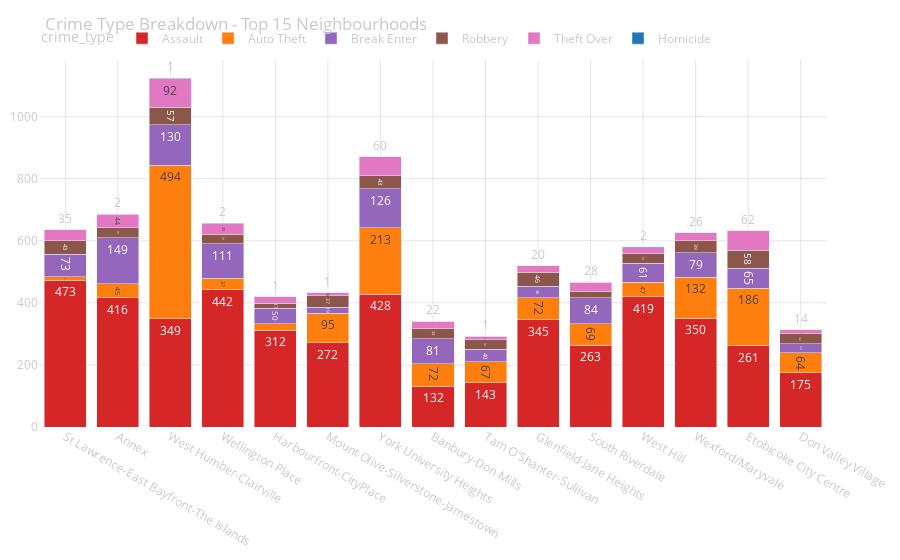

Write notebook code for a chart like this one.
### Markdown cell above
## 2. Data Visualization

### Figure Factory

Uses `create_stacked_bar` from `portfolio_app.figures.toronto.bar_charts`.

### Code cell
import sys

sys.path.insert(0, "../..")

from portfolio_app.figures.toronto.bar_charts import create_stacked_bar

fig = create_stacked_bar(
    data=data,
    x_column="neighbourhood_name",
    value_column="count",
    category_column="crime_type",
    title="Crime Type Breakdown - Top 15 Neighbourhoods",
    color_map={
        "Assault": "#d62728",
        "Auto Theft": "#ff7f0e",
        "Break Enter": "#9467bd",
        "Robbery": "#8c564b",
        "Theft Over": "#e377c2",
        "Homicide": "#1f77b4",
    },
)

fig.show()

### Figure 1 — Plotly figure (JSON) as saved in the notebook; plotly's stock layout.template omitted (floating-point values rounded to 4 significant figures)
{"data": [{"hovertemplate": "crime_type=Assault<br>neighbourhood_name=%{x}<br>count=%{text}<extra></extra>", "legendgroup": "Assault", "marker": {"color": "#d62728", "pattern": {"shape": ""}}, "name": "Assault", "orientation": "v", "showlegend": true, "text": [473.0, 416.0, 349.0, 442.0, 312.0, 272.0, 428.0, 132.0, 143.0, 345.0, 263.0, 419.0, 350.0, 261.0, 175.0], "textposition": "auto", "type": "bar", "x": ["St Lawrence-East Bayfront-The Islands", "Annex", "West Humber-Clairville", "Wellington Place", "Harbourfront-CityPlace", "Mount Olive-Silverstone-Jamestown", "York University Heights", "Banbury-Don Mills", "Tam O'Shanter-Sullivan", "Glenfield-Jane Heights", "South Riverdale", "West Hill", "Wexford/Maryvale", "Etobicoke City Centre", "Don Valley Village"], "xaxis": "x", "y": [473, 416, 349, 442, 312, 272, 428, 132, 143, 345, 263, 419, 350, 261, 175], "yaxis": "y"}, {"hovertemplate": "crime_type=Auto Theft<br>neighbourhood_name=%{x}<br>count=%{text}<extra></extra>", "legendgroup": "Auto Theft", "marker": {"color": "#ff7f0e", "pattern": {"shape": ""}}, "name": "Auto Theft", "orientation": "v", "showlegend": true, "text": [11.0, 45.0, 494.0, 37.0, 20.0, 95.0, 213.0, 72.0, 67.0, 72.0, 69.0, 47.0, 132.0, 186.0, 64.0], "textposition": "auto", "type": "bar", "x": ["St Lawrence-East Bayfront-The Islands", "Annex", "West Humber-Clairville", "Wellington Place", "Harbourfront-CityPlace", "Mount Olive-Silverstone-Jamestown", "York University Heights", "Banbury-Don Mills", "Tam O'Shanter-Sullivan", "Glenfield-Jane Heights", "South Riverdale", "West Hill", "Wexford/Maryvale", "Etobicoke City Centre", "Don Valley Village"], "xaxis": "x", "y": [11, 45, 494, 37, 20, 95, 213, 72, 67, 72, 69, 47, 132, 186, 64], "yaxis": "y"}, {"hovertemplate": "crime_type=Break Enter<br>neighbourhood_name=%{x}<br>count=%{text}<extra></extra>", "legendgroup": "Break Enter", "marker": {"color": "#9467bd", "pattern": {"shape": ""}}, "name": "Break Enter", "orientation": "v", "showlegend": true, "text": [73.0, 149.0, 130.0, 111.0, 50.0, 19.0, 126.0, 81.0, 40.0, 36.0, 84.0, 61.0, 79.0, 65.0, 29.0], "textposition": "auto", "type": "bar", "x": ["St Lawrence-East Bayfront-The Islands", "Annex", "West Humber-Clairville", "Wellington Place", "Harbourfront-CityPlace", "Mount Olive-Silverstone-Jamestown", "York University Heights", "Banbury-Don Mills", "Tam O'Shanter-Sullivan", "Glenfield-Jane Heights", "South Riverdale", "West Hill", "Wexford/Maryvale", "Etobicoke City Centre", "Don Valley Village"], "xaxis": "x", "y": [73, 149, 130, 111, 50, 19, 126, 81, 40, 36, 84, 61, 79, 65, 29], "yaxis": "y"}, {"hovertemplate": "crime_type=Robbery<br>neighbourhood_name=%{x}<br>count=%{text}<extra></extra>", "legendgroup": "Robbery", "marker": {"color": "#8c564b", "pattern": {"shape": ""}}, "name": "Robbery", "orientation": "v", "showlegend": true, "text": [43.0, 31.0, 57.0, 31.0, 17.0, 37.0, 43.0, 33.0, 31.0, 46.0, 22.0, 31.0, 39.0, 58.0, 32.0], "textposition": "auto", "type": "bar", "x": ["St Lawrence-East Bayfront-The Islands", "Annex", "West Humber-Clairville", "Wellington Place", "Harbourfront-CityPlace", "Mount Olive-Silverstone-Jamestown", "York University Heights", "Banbury-Don Mills", "Tam O'Shanter-Sullivan", "Glenfield-Jane Heights", "South Riverdale", "West Hill", "Wexford/Maryvale", "Etobicoke City Centre", "Don Valley Village"], "xaxis": "x", "y": [43, 31, 57, 31, 17, 37, 43, 33, 31, 46, 22, 31, 39, 58, 32], "yaxis": "y"}, {"hovertemplate": "crime_type=Theft Over<br>neighbourhood_name=%{x}<br>count=%{text}<extra></extra>", "legendgroup": "Theft Over", "marker": {"color": "#e377c2", "pattern": {"shape": ""}}, "name": "Theft Over", "orientation": "v", "showlegend": true, "text": [35.0, 44.0, 92.0, 33.0, 20.0, 9.0, 60.0, 22.0, 11.0, 20.0, 28.0, 20.0, 26.0, 62.0, 14.0], "textposition": "auto", "type": "bar", "x": ["St Lawrence-East Bayfront-The Islands", "Annex", "West Humber-Clairville", "Wellington Place", "Harbourfront-CityPlace", "Mount Olive-Silverstone-Jamestown", "York University Heights", "Banbury-Don Mills", "Tam O'Shanter-Sullivan", "Glenfield-Jane Heights", "South Riverdale", "West Hill", "Wexford/Maryvale", "Etobicoke City Centre", "Don Valley Village"], "xaxis": "x", "y": [35, 44, 92, 33, 20, 9, 60, 22, 11, 20, 28, 20, 26, 62, 14], "yaxis": "y"}, {"hovertemplate": "crime_type=Homicide<br>neighbourhood_name=%{x}<br>count=%{text}<extra></extra>", "legendgroup": "Homicide", "marker": {"color": "#1f77b4", "pattern": {"shape": ""}}, "name": "Homicide", "orientation": "v", "showlegend": true, "text": [0.0, 2.0, 1.0, 2.0, 1.0, 1.0, 0.0, 0.0, 1.0, 0.0, 0.0, 2.0, 0.0, 0.0, 0.0], "textposition": "auto", "type": "bar", "x": ["St Lawrence-East Bayfront-The Islands", "Annex", "West Humber-Clairville", "Wellington Place", "Harbourfront-CityPlace", "Mount Olive-Silverstone-Jamestown", "York University Heights", "Banbury-Don Mills", "Tam O'Shanter-Sullivan", "Glenfield-Jane Heights", "South Riverdale", "West Hill", "Wexford/Maryvale", "Etobicoke City Centre", "Don Valley Village"], "xaxis": "x", "y": [0, 2, 1, 2, 1, 1, 0, 0, 1, 0, 0, 2, 0, 0, 0], "yaxis": "y"}], "layout": {"barmode": "stack", "font": {"color": "#c9c9c9"}, "legend": {"orientation": "h", "title": {"text": "crime_type"}, "tracegroupgap": 0, "y": 1.02, "yanchor": "bottom"}, "margin": {"b": 10, "l": 10, "r": 10, "t": 60}, "paper_bgcolor": "rgba(0, 0, 0, 0)", "plot_bgcolor": "rgba(0, 0, 0, 0)", "title": {"text": "Crime Type Breakdown - Top 15 Neighbourhoods"}, "xaxis": {"anchor": "y", "domain": [0, 1], "gridcolor": "rgba(128, 128, 128, 0.2)", "title": {}}, "yaxis": {"anchor": "x", "domain": [0, 1], "gridcolor": "rgba(128, 128, 128, 0.2)", "title": {}}}}
